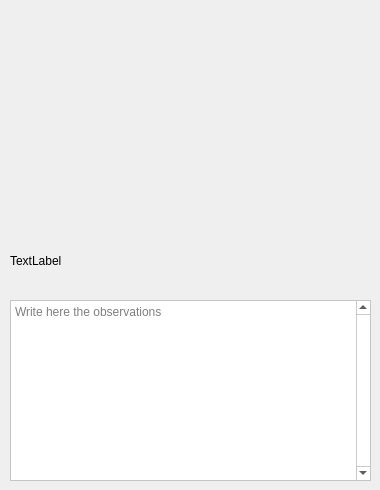
      <widget class="QWidget" name="tab_6">
       <attribute name="title">
        <string>Achromatopsia</string>
       </attribute>
       <widget class="QTextEdit" name="achromatopsiaObservations">
        <property name="geometry">
         <rect>
          <x>10</x>
          <y>300</y>
          <width>361</width>
          <height>181</height>
         </rect>
        </property>
        <property name="palette">
         <palette>
          <active>
           <colorrole role="WindowText">
            <brush brushstyle="SolidPattern">
             <color alpha="255">
              <red>0</red>
              <green>0</green>
              <blue>0</blue>
             </color>
            </brush>
           </colorrole>
           <colorrole role="Button">
            <brush brushstyle="SolidPattern">
             <color alpha="255">
              <red>255</red>
              <green>255</green>
              <blue>255</blue>
             </color>
            </brush>
           </colorrole>
           <colorrole role="Light">
            <brush brushstyle="SolidPattern">
             <color alpha="255">
              <red>255</red>
              <green>255</green>
              <blue>255</blue>
             </color>
            </brush>
           </colorrole>
           <colorrole role="Midlight">
            <brush brushstyle="SolidPattern">
             <color alpha="255">
              <red>255</red>
              <green>255</green>
              <blue>255</blue>
             </color>
            </brush>
           </colorrole>
           <colorrole role="Dark">
            <brush brushstyle="SolidPattern">
             <color alpha="255">
              <red>127</red>
              <green>127</green>
              <blue>127</blue>
             </color>
            </brush>
           </colorrole>
           <colorrole role="Mid">
            <brush brushstyle="SolidPattern">
             <color alpha="255">
              <red>170</red>
              <green>170</green>
              <blue>170</blue>
             </color>
            </brush>
           </colorrole>
           <colorrole role="Text">
            <brush brushstyle="SolidPattern">
             <color alpha="255">
              <red>0</red>
              <green>0</green>
              <blue>0</blue>
             </color>
            </brush>
           </colorrole>
           <colorrole role="BrightText">
            <brush brushstyle="SolidPattern">
             <color alpha="255">
              <red>255</red>
              <green>255</green>
              <blue>255</blue>
             </color>
            </brush>
           </colorrole>
           <colorrole role="ButtonText">
            <brush brushstyle="SolidPattern">
             <color alpha="255">
              <red>0</red>
              <green>0</green>
              <blue>0</blue>
             </color>
            </brush>
           </colorrole>
           <colorrole role="Base">
            <brush brushstyle="SolidPattern">
             <color alpha="255">
              <red>255</red>
              <green>255</green>
              <blue>255</blue>
             </color>
            </brush>
           </colorrole>
           <colorrole role="Window">
            <brush brushstyle="SolidPattern">
             <color alpha="255">
              <red>255</red>
              <green>255</green>
              <blue>255</blue>
             </color>
            </brush>
           </colorrole>
           <colorrole role="Shadow">
            <brush brushstyle="SolidPattern">
             <color alpha="255">
              <red>0</red>
              <green>0</green>
              <blue>0</blue>
             </color>
            </brush>
           </colorrole>
           <colorrole role="AlternateBase">
            <brush brushstyle="SolidPattern">
             <color alpha="255">
              <red>255</red>
              <green>255</green>
              <blue>255</blue>
             </color>
            </brush>
           </colorrole>
           <colorrole role="ToolTipBase">
            <brush brushstyle="SolidPattern">
             <color alpha="255">
              <red>255</red>
              <green>255</green>
              <blue>220</blue>
             </color>
            </brush>
           </colorrole>
           <colorrole role="ToolTipText">
            <brush brushstyle="SolidPattern">
             <color alpha="255">
              <red>0</red>
              <green>0</green>
              <blue>0</blue>
             </color>
            </brush>
           </colorrole>
           <colorrole role="PlaceholderText">
            <brush brushstyle="SolidPattern">
             <color alpha="128">
              <red>0</red>
              <green>0</green>
              <blue>0</blue>
             </color>
            </brush>
           </colorrole>
          </active>
          <inactive>
           <colorrole role="WindowText">
            <brush brushstyle="SolidPattern">
             <color alpha="255">
              <red>0</red>
              <green>0</green>
              <blue>0</blue>
             </color>
            </brush>
           </colorrole>
           <colorrole role="Button">
            <brush brushstyle="SolidPattern">
             <color alpha="255">
              <red>255</red>
              <green>255</green>
              <blue>255</blue>
             </color>
            </brush>
           </colorrole>
           <colorrole role="Light">
            <brush brushstyle="SolidPattern">
             <color alpha="255">
              <red>255</red>
              <green>255</green>
              <blue>255</blue>
             </color>
            </brush>
           </colorrole>
           <colorrole role="Midlight">
            <brush brushstyle="SolidPattern">
             <color alpha="255">
              <red>255</red>
              <green>255</green>
              <blue>255</blue>
             </color>
            </brush>
           </colorrole>
           <colorrole role="Dark">
            <brush brushstyle="SolidPattern">
             <color alpha="255">
              <red>127</red>
              <green>127</green>
              <blue>127</blue>
             </color>
            </brush>
           </colorrole>
           <colorrole role="Mid">
            <brush brushstyle="SolidPattern">
             <color alpha="255">
              <red>170</red>
              <green>170</green>
              <blue>170</blue>
             </color>
            </brush>
           </colorrole>
           <colorrole role="Text">
            <brush brushstyle="SolidPattern">
             <color alpha="255">
              <red>0</red>
              <green>0</green>
              <blue>0</blue>
             </color>
            </brush>
           </colorrole>
           <colorrole role="BrightText">
            <brush brushstyle="SolidPattern">
             <color alpha="255">
              <red>255</red>
              <green>255</green>
              <blue>255</blue>
             </color>
            </brush>
           </colorrole>
           <colorrole role="ButtonText">
            <brush brushstyle="SolidPattern">
             <color alpha="255">
              <red>0</red>
              <green>0</green>
              <blue>0</blue>
             </color>
            </brush>
           </colorrole>
           <colorrole role="Base">
            <brush brushstyle="SolidPattern">
             <color alpha="255">
              <red>255</red>
              <green>255</green>
              <blue>255</blue>
             </color>
            </brush>
           </colorrole>
           <colorrole role="Window">
            <brush brushstyle="SolidPattern">
             <color alpha="255">
              <red>255</red>
              <green>255</green>
              <blue>255</blue>
             </color>
            </brush>
           </colorrole>
           <colorrole role="Shadow">
            <brush brushstyle="SolidPattern">
             <color alpha="255">
              <red>0</red>
              <green>0</green>
              <blue>0</blue>
             </color>
            </brush>
           </colorrole>
           <colorrole role="AlternateBase">
            <brush brushstyle="SolidPattern">
             <color alpha="255">
              <red>255</red>
              <green>255</green>
              <blue>255</blue>
             </color>
            </brush>
           </colorrole>
           <colorrole role="ToolTipBase">
            <brush brushstyle="SolidPattern">
             <color alpha="255">
              <red>255</red>
              <green>255</green>
              <blue>220</blue>
             </color>
            </brush>
           </colorrole>
           <colorrole role="ToolTipText">
            <brush brushstyle="SolidPattern">
             <color alpha="255">
              <red>0</red>
              <green>0</green>
              <blue>0</blue>
             </color>
            </brush>
           </colorrole>
           <colorrole role="PlaceholderText">
            <brush brushstyle="SolidPattern">
             <color alpha="128">
              <red>0</red>
              <green>0</green>
              <blue>0</blue>
             </color>
            </brush>
           </colorrole>
          </inactive>
          <disabled>
           <colorrole role="WindowText">
            <brush brushstyle="SolidPattern">
             <color alpha="255">
              <red>127</red>
              <green>127</green>
              <blue>127</blue>
             </color>
            </brush>
           </colorrole>
           <colorrole role="Button">
            <brush brushstyle="SolidPattern">
             <color alpha="255">
              <red>255</red>
              <green>255</green>
              <blue>255</blue>
             </color>
            </brush>
           </colorrole>
           <colorrole role="Light">
            <brush brushstyle="SolidPattern">
             <color alpha="255">
              <red>255</red>
              <green>255</green>
              <blue>255</blue>
             </color>
            </brush>
           </colorrole>
           <colorrole role="Midlight">
            <brush brushstyle="SolidPattern">
             <color alpha="255">
              <red>255</red>
              <green>255</green>
              <blue>255</blue>
             </color>
            </brush>
           </colorrole>
           <colorrole role="Dark">
            <brush brushstyle="SolidPattern">
             <color alpha="255">
              <red>127</red>
              <green>127</green>
              <blue>127</blue>
             </color>
            </brush>
           </colorrole>
           <colorrole role="Mid">
            <brush brushstyle="SolidPattern">
             <color alpha="255">
              <red>170</red>
              <green>170</green>
              <blue>170</blue>
             </color>
            </brush>
           </colorrole>
           <colorrole role="Text">
            <brush brushstyle="SolidPattern">
             <color alpha="255">
              <red>127</red>
              <green>127</green>
              <blue>127</blue>
             </color>
            </brush>
           </colorrole>
           <colorrole role="BrightText">
            <brush brushstyle="SolidPattern">
             <color alpha="255">
              <red>255</red>
              <green>255</green>
              <blue>255</blue>
             </color>
            </brush>
           </colorrole>
           <colorrole role="ButtonText">
            <brush brushstyle="SolidPattern">
             <color alpha="255">
              <red>127</red>
              <green>127</green>
              <blue>127</blue>
             </color>
            </brush>
           </colorrole>
           <colorrole role="Base">
            <brush brushstyle="SolidPattern">
             <color alpha="255">
              <red>255</red>
              <green>255</green>
              <blue>255</blue>
             </color>
            </brush>
           </colorrole>
           <colorrole role="Window">
            <brush brushstyle="SolidPattern">
             <color alpha="255">
              <red>255</red>
              <green>255</green>
              <blue>255</blue>
             </color>
            </brush>
           </colorrole>
           <colorrole role="Shadow">
            <brush brushstyle="SolidPattern">
             <color alpha="255">
              <red>0</red>
              <green>0</green>
              <blue>0</blue>
             </color>
            </brush>
           </colorrole>
           <colorrole role="AlternateBase">
            <brush brushstyle="SolidPattern">
             <color alpha="255">
              <red>255</red>
              <green>255</green>
              <blue>255</blue>
             </color>
            </brush>
           </colorrole>
           <colorrole role="ToolTipBase">
            <brush brushstyle="SolidPattern">
             <color alpha="255">
              <red>255</red>
              <green>255</green>
              <blue>220</blue>
             </color>
            </brush>
           </colorrole>
           <colorrole role="ToolTipText">
            <brush brushstyle="SolidPattern">
             <color alpha="255">
              <red>0</red>
              <green>0</green>
              <blue>0</blue>
             </color>
            </brush>
           </colorrole>
           <colorrole role="PlaceholderText">
            <brush brushstyle="SolidPattern">
             <color alpha="128">
              <red>0</red>
              <green>0</green>
              <blue>0</blue>
             </color>
            </brush>
           </colorrole>
          </disabled>
         </palette>
        </property>
        <property name="frameShape">
         <enum>QFrame::StyledPanel</enum>
        </property>
        <property name="frameShadow">
         <enum>QFrame::Raised</enum>
        </property>
        <property name="lineWidth">
         <number>2</number>
        </property>
        <property name="verticalScrollBarPolicy">
         <enum>Qt::ScrollBarAlwaysOn</enum>
        </property>
        <property name="acceptRichText">
         <bool>true</bool>
        </property>
        <property name="placeholderText">
         <string>Write here the observations</string>
        </property>
       </widget>
       <widget class="QLabel" name="achromatopsiaLabel">
        <property name="geometry">
         <rect>
          <x>10</x>
          <y>10</y>
          <width>351</width>
          <height>221</height>
         </rect>
        </property>
        <property name="text">
         <string/>
        </property>
       </widget>
       <widget class="QLabel" name="achromatopsiaIndexLabel">
        <property name="geometry">
         <rect>
          <x>10</x>
          <y>240</y>
          <width>361</width>
          <height>41</height>
         </rect>
        </property>
        <property name="text">
         <string>TextLabel</string>
        </property>
       </widget>
      </widget>
